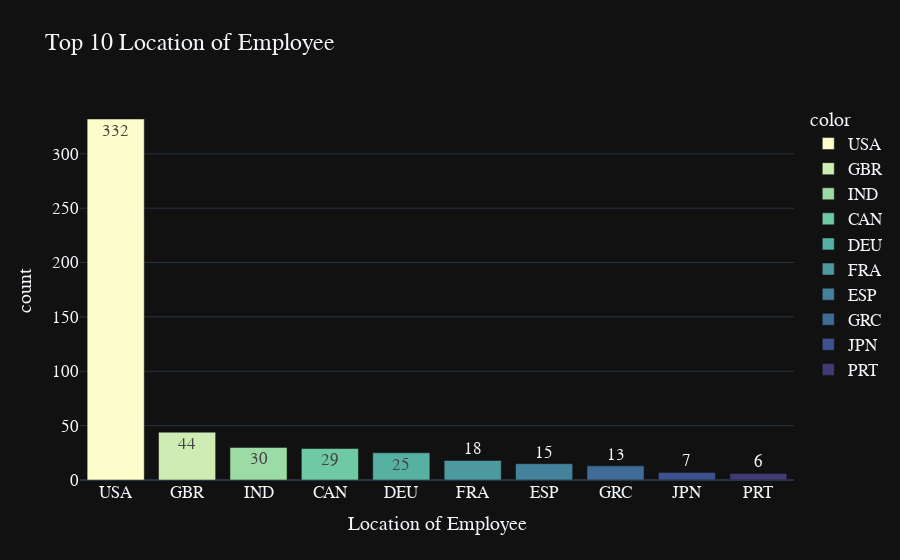

Notebook source saved alongside this figure:
### Markdown cell above
From above, it is obvious that most of the employees are from USA, and bar plot below:

### Code cell
top10_employee_location = residence[:10]
fig = px.bar(y=top10_employee_location.values, 
             x=top10_employee_location.index, 
             color = top10_employee_location.index,
             color_discrete_sequence=px.colors.sequential.deep,
             text=top10_employee_location.values,
             title= 'Top 10 Location of Employee',
             template= 'plotly_dark')
fig.update_layout(
    xaxis_title="Location of Employee",
    yaxis_title="count",
    font = dict(size=17,family="Franklin Gothic"))
fig.show()

### Figure 1 — Plotly figure (JSON) as saved in the notebook; plotly's stock layout.template omitted (floating-point values rounded to 4 significant figures)
{"data": [{"alignmentgroup": "True", "hovertemplate": "color=USA<br>x=%{x}<br>y=%{y}<br>text=%{text}<extra></extra>", "legendgroup": "USA", "marker": {"color": "rgb(253, 253, 204)", "pattern": {"shape": ""}}, "name": "USA", "offsetgroup": "USA", "orientation": "v", "showlegend": true, "text": [332], "textposition": "auto", "type": "bar", "x": ["USA"], "xaxis": "x", "y": [332], "yaxis": "y"}, {"alignmentgroup": "True", "hovertemplate": "color=GBR<br>x=%{x}<br>y=%{y}<br>text=%{text}<extra></extra>", "legendgroup": "GBR", "marker": {"color": "rgb(206, 236, 179)", "pattern": {"shape": ""}}, "name": "GBR", "offsetgroup": "GBR", "orientation": "v", "showlegend": true, "text": [44], "textposition": "auto", "type": "bar", "x": ["GBR"], "xaxis": "x", "y": [44], "yaxis": "y"}, {"alignmentgroup": "True", "hovertemplate": "color=IND<br>x=%{x}<br>y=%{y}<br>text=%{text}<extra></extra>", "legendgroup": "IND", "marker": {"color": "rgb(156, 219, 165)", "pattern": {"shape": ""}}, "name": "IND", "offsetgroup": "IND", "orientation": "v", "showlegend": true, "text": [30], "textposition": "auto", "type": "bar", "x": ["IND"], "xaxis": "x", "y": [30], "yaxis": "y"}, {"alignmentgroup": "True", "hovertemplate": "color=CAN<br>x=%{x}<br>y=%{y}<br>text=%{text}<extra></extra>", "legendgroup": "CAN", "marker": {"color": "rgb(111, 201, 163)", "pattern": {"shape": ""}}, "name": "CAN", "offsetgroup": "CAN", "orientation": "v", "showlegend": true, "text": [29], "textposition": "auto", "type": "bar", "x": ["CAN"], "xaxis": "x", "y": [29], "yaxis": "y"}, {"alignmentgroup": "True", "hovertemplate": "color=DEU<br>x=%{x}<br>y=%{y}<br>text=%{text}<extra></extra>", "legendgroup": "DEU", "marker": {"color": "rgb(86, 177, 163)", "pattern": {"shape": ""}}, "name": "DEU", "offsetgroup": "DEU", "orientation": "v", "showlegend": true, "text": [25], "textposition": "auto", "type": "bar", "x": ["DEU"], "xaxis": "x", "y": [25], "yaxis": "y"}, {"alignmentgroup": "True", "hovertemplate": "color=FRA<br>x=%{x}<br>y=%{y}<br>text=%{text}<extra></extra>", "legendgroup": "FRA", "marker": {"color": "rgb(76, 153, 160)", "pattern": {"shape": ""}}, "name": "FRA", "offsetgroup": "FRA", "orientation": "v", "showlegend": true, "text": [18], "textposition": "auto", "type": "bar", "x": ["FRA"], "xaxis": "x", "y": [18], "yaxis": "y"}, {"alignmentgroup": "True", "hovertemplate": "color=ESP<br>x=%{x}<br>y=%{y}<br>text=%{text}<extra></extra>", "legendgroup": "ESP", "marker": {"color": "rgb(68, 130, 155)", "pattern": {"shape": ""}}, "name": "ESP", "offsetgroup": "ESP", "orientation": "v", "showlegend": true, "text": [15], "textposition": "auto", "type": "bar", "x": ["ESP"], "xaxis": "x", "y": [15], "yaxis": "y"}, {"alignmentgroup": "True", "hovertemplate": "color=GRC<br>x=%{x}<br>y=%{y}<br>text=%{text}<extra></extra>", "legendgroup": "GRC", "marker": {"color": "rgb(62, 108, 150)", "pattern": {"shape": ""}}, "name": "GRC", "offsetgroup": "GRC", "orientation": "v", "showlegend": true, "text": [13], "textposition": "auto", "type": "bar", "x": ["GRC"], "xaxis": "x", "y": [13], "yaxis": "y"}, {"alignmentgroup": "True", "hovertemplate": "color=JPN<br>x=%{x}<br>y=%{y}<br>text=%{text}<extra></extra>", "legendgroup": "JPN", "marker": {"color": "rgb(62, 82, 143)", "pattern": {"shape": ""}}, "name": "JPN", "offsetgroup": "JPN", "orientation": "v", "showlegend": true, "text": [7], "textposition": "auto", "type": "bar", "x": ["JPN"], "xaxis": "x", "y": [7], "yaxis": "y"}, {"alignmentgroup": "True", "hovertemplate": "color=PRT<br>x=%{x}<br>y=%{y}<br>text=%{text}<extra></extra>", "legendgroup": "PRT", "marker": {"color": "rgb(64, 60, 115)", "pattern": {"shape": ""}}, "name": "PRT", "offsetgroup": "PRT", "orientation": "v", "showlegend": true, "text": [6], "textposition": "auto", "type": "bar", "x": ["PRT"], "xaxis": "x", "y": [6], "yaxis": "y"}], "layout": {"barmode": "relative", "font": {"family": "Franklin Gothic", "size": 17}, "legend": {"title": {"text": "color"}, "tracegroupgap": 0}, "title": {"text": "Top 10 Location of Employee"}, "xaxis": {"anchor": "y", "domain": [0, 1], "title": {"text": "Location of Employee"}}, "yaxis": {"anchor": "x", "domain": [0, 1], "title": {"text": "count"}}}}
